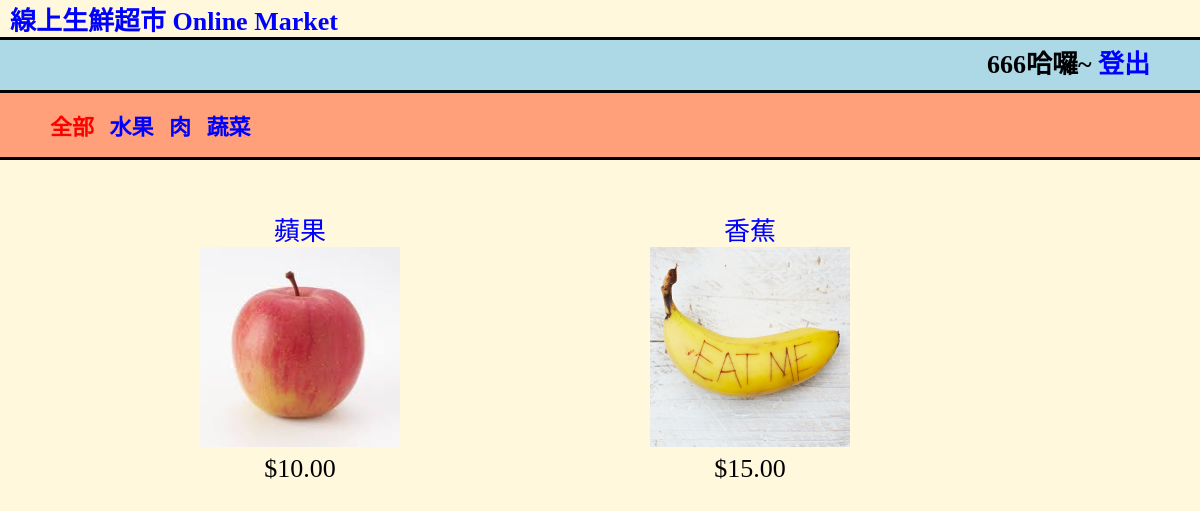
/2/ (signed in), run on the app's committed database.
### shop/models.py (models this page shows, shortened)
class Category(models.Model):
    name = models.CharField(max_length=200, db_index=True)
    slug = models.SlugField(max_length=200, db_index=True, unique=True)
    class Meta:
        ordering = ('name',)
        verbose_name = 'category'
        verbose_name_plural = 'categories'
    def get_absolute_url(self):
        return reverse('shop:product_list_by_category',
                       args=[self.slug])

class Product(models.Model):
    category = models.ForeignKey(Category, related_name='products')
    name = models.CharField(max_length=200, db_index=True)
    slug = models.SlugField(max_length=200, db_index=True)
    image = models.ImageField(upload_to='products/%Y/%m/%d', blank=True)
    description = models.TextField(blank=True)
    price = models.DecimalField(max_digits=10, decimal_places=2)
    stock = models.PositiveIntegerField()
    available = models.BooleanField(default=True)
    created = models.DateTimeField(auto_now_add=True)
    updated = models.DateTimeField(auto_now=True)
    class Meta:
        ordering = ('name',)
        index_together = (('id', 'slug'),)
    def get_absolute_url(self):
        return reverse('shop:product_detail',
                       args=[self.id, self.slug])

### shop/views.py (the view)
def product_list(request, category_slug=None):
    category = None
    categories = Category.objects.all()
    products = Product.objects.filter(available=True)
    if category_slug:
        category = get_object_or_404(Category, slug=category_slug)
        products = products.filter(category=category)
    return render(request, 'shop/product/list.html', {'category': category,
                                                      'categories': categories, 'products': products})

### shop/templates/shop/product/list.html (shortened to what this page needs)
{% extends "shop/base.html" %}
{% load staticfiles %}
{% block content %}
    <div id="sidebar">
        <ul>
            <li class="selected">
                <a href="{% url "shop:product_list" %}" style="color: red;margin-left: 10px;">全部</a>
                {% for c in categories %}
                    <a href="{{ c.get_absolute_url }}" style="margin-left: 10px;"> {{ c.name }}</a>
                {% endfor %}
            </li>
        </ul>
    </div>
    <div id="main" class="product-list">
        {% for product in products %}
            <div class="item">
                <a href="{{ product.get_absolute_url }}"> {{ product.name }}</a>
                <br>
                <a href="{{ product.get_absolute_url }}">
                    <img src="{% if product.image %}{{ product.image.url }}{% else %}
                                {% static "images/no_image.png" %}{% endif %}" style="width: 200px;height: 200px;">
                </a>
                <br>
                ${{ product.price }}
            </div>
        {% endfor %}
    </div>
{% endblock %}

### shop/static/css/base.css (style rules this page uses)
body { background-color: cornsilk; margin: 0 auto; padding: 0 auto; }
a { position:relative; text-decoration:none; color: blue; }
ul, li { position:relative; }
#sidebar { background-color: lightsalmon; width: 100%; border-bottom-style:solid; border-top-style: solid; margin-bottom: 50px; }
.selected { font-size: 22px; font-weight: bold; list-style-type: none; }
.item { text-align:center; font-size: 26px; height: 300px; width: 300px; float:left; margin-left: 150px; margin-bottom: 100px; }

### data on the page
Category: name "水果"
Category: name "肉"
Category: name "蔬菜"
Product: name "蘋果", image (picture), price "10.00"
Product: name "香蕉", image (picture), price "15.00"

### other printed values
{{ request.session.user_name }} "666"
